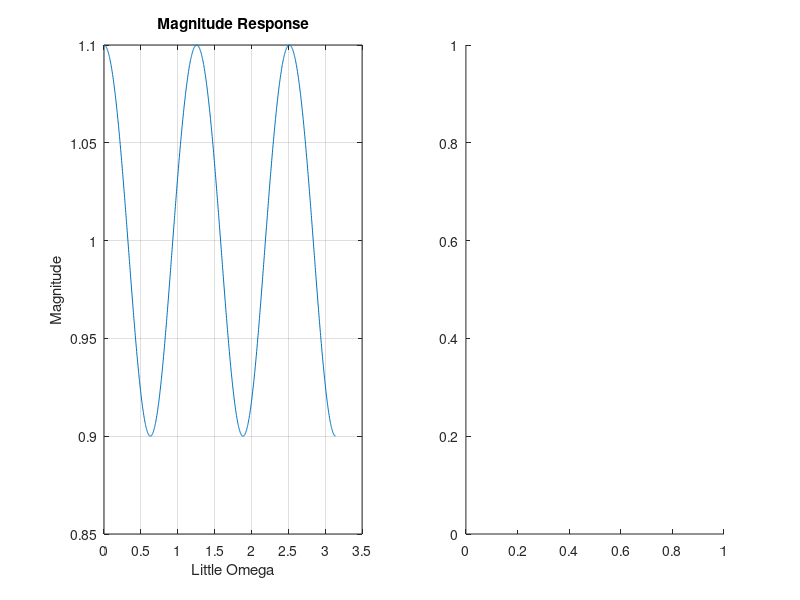

MATLAB code to generate this figure: (Note: this script raises an error after producing the figure.)
clear all
close all
clc

b = [1, 0, 0, 0, 0, 0.1];
a = [1, 0, 0, 0, 0, 0];
N = 1000;

[hh, ff] = freqz(b, a, N);

figure(1);

subplot(1,2,1);
plot(ff,abs(hh));
xlabel('Little Omega');
ylabel('Magnitude');
title('Magnitude Response');
grid on;

subplot(1,2,2);
plot(ff,phase(hh));
xlabel('Little Omega');
ylabel('Phase');
title('Phase Response');
grid on;

% use tf, pzplot, impz function
S = tf(b, a);
NN = 20;
% draw a unit circle
theta = linspace(0, 2*pi, 100);
x = cos(theta);
y = sin(theta);

figure(2);
subplot(121);
pzplot(S);
hold on
plot(x, y, ':')
axis([-1 1 -1 1])
subplot(122);
impz(b, a, NN);
